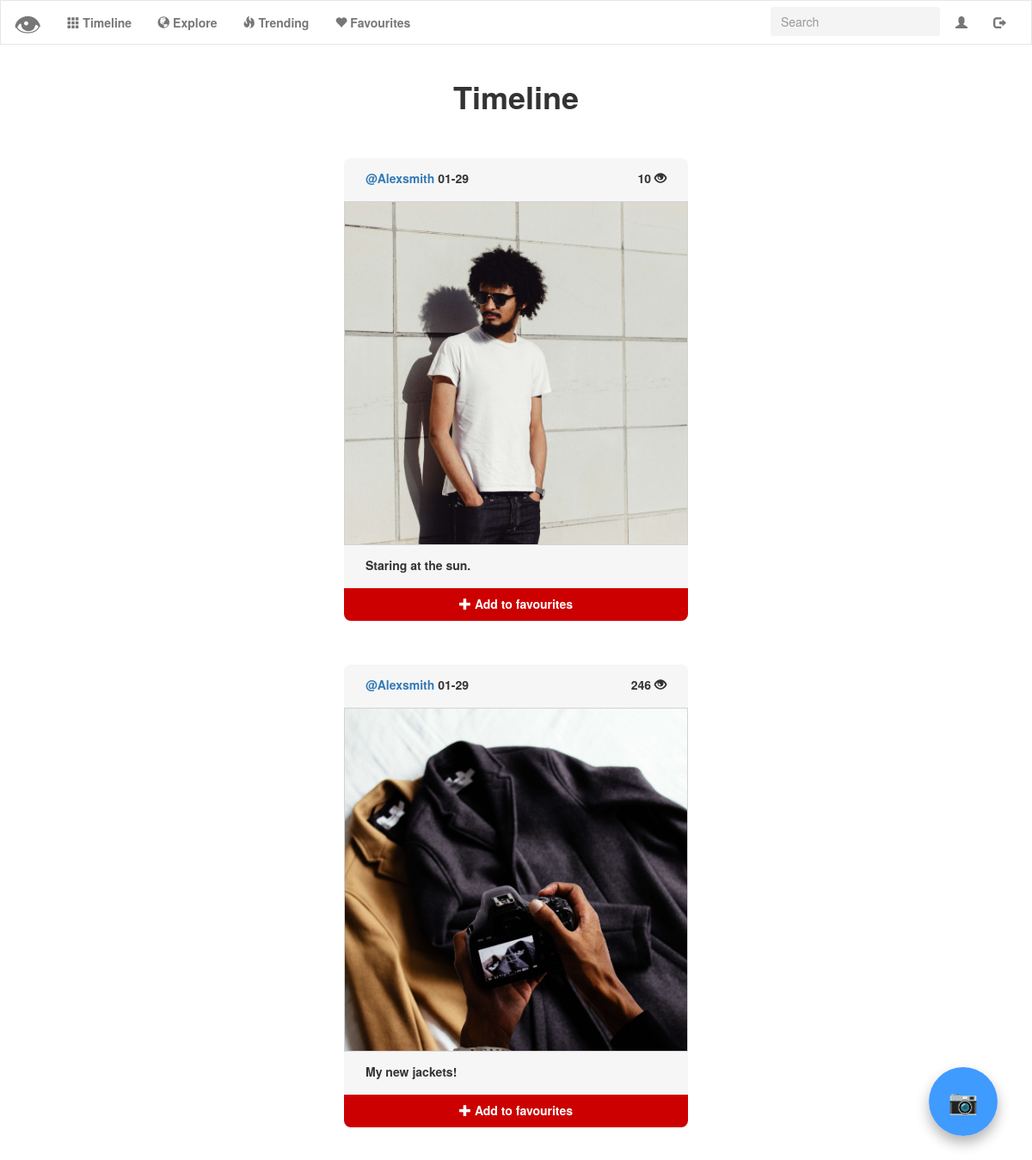
The app's page /timeline (signed in), older data.
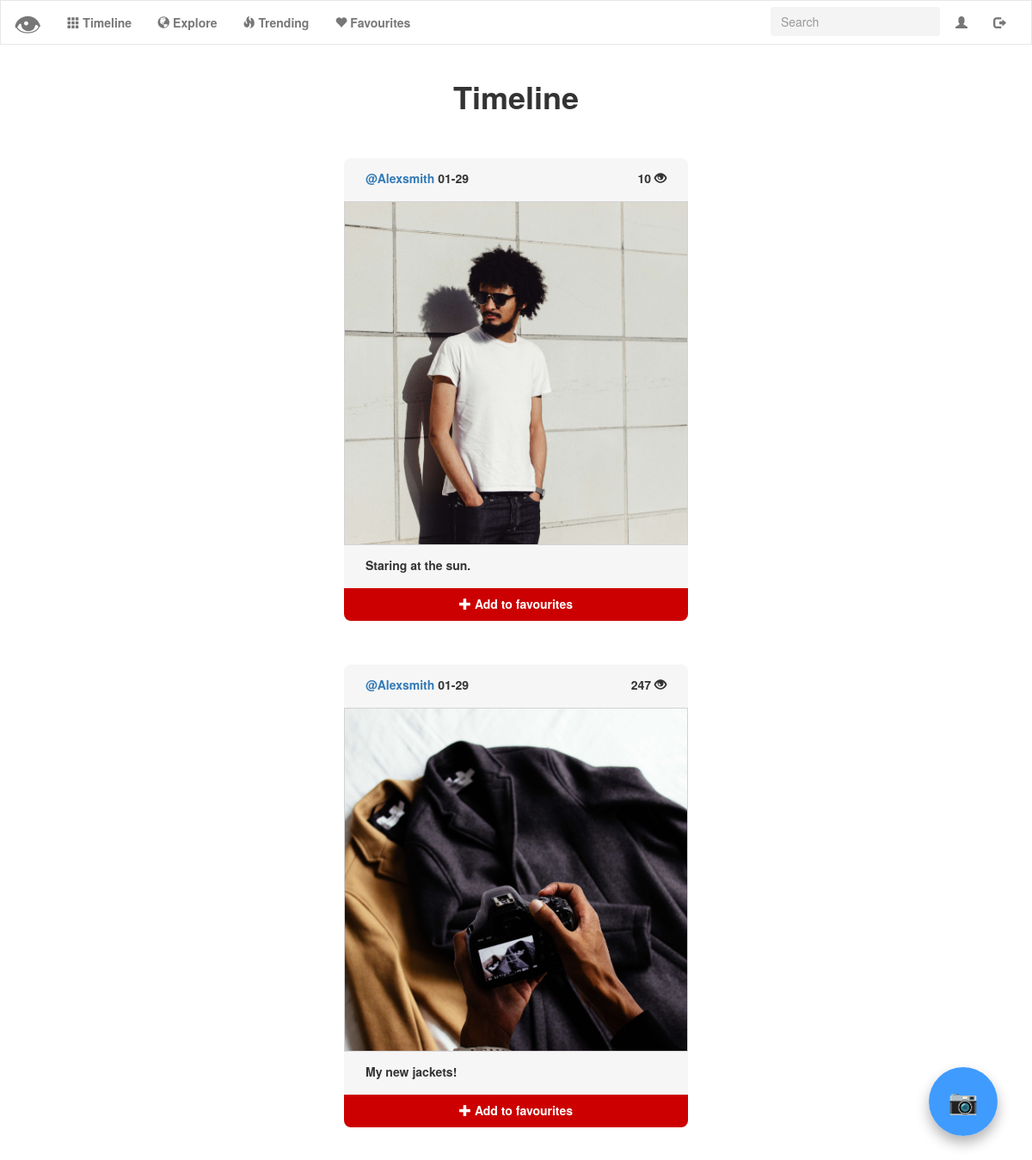
The same page, newer data.
### tables this page shows
CREATE TABLE 'uploads' ('id' integer PRIMARY KEY AUTOINCREMENT NOT NULL, 'user_id' integer NOT NULL, 'upload' text NOT NULL, 'description' text NOT NULL, 'timestamp' double precision NOT NULL DEFAULT CURRENT_TIMESTAMP, 'username'  text NOT NULL  , 'score' INTEGER NOT NULL DEFAULT 0);

### application.py (the view)
@app.route("/timeline")
@login_required
def timeline():
    photos_empty = False
    show = True
    uploads = []
    followings_id = get_following(session["user_id"])
    for p in followings_id:
        user_uploads = get_all_uploads(p["user_id"])
        for u in user_uploads:
            uploads.append(u)
    if not uploads:
        photos_empty = True
    uploads.sort(key=lambda d: d['timestamp'])
    if len(uploads) <= counter_timeline:
        show = False
    uploads = uploads[:counter_timeline]
    return render_template("timeline.html", uploads=uploads, user_id=session["user_id"], photos_empty=photos_empty, show=show)

### helpers.py (called while the page is built)
def login_required(f):
    @wraps(f)
    def decorated_function(*args, **kwargs):
        if session.get("user_id") is None:
            return redirect("/login")
        return f(*args, **kwargs)
    return decorated_function

def change_timestamp(post_list):
    for post in post_list:
        date = post["timestamp"]
        date = date[5:11]
        post["timestamp"] = date
    return post_list

def get_following(follower_id):
    following = db.execute("SELECT user_id FROM followers WHERE follower_id = :follower_id", follower_id=follower_id)
    return following

def get_all_uploads(user_id):
    user_photos = db.execute("SELECT * FROM uploads WHERE user_id = :user_id", user_id=user_id)
    user_photos = change_timestamp(user_photos)
    user_photos.sort(key=lambda d: d['timestamp'], reverse=True)
    return user_photos

### templates/timeline.html (shortened to what this page needs)
{% extends "layout.html" %}
{% block main %}
<div class="container-title" id="timeline-title">
	<h1>
		<b>Timeline</b>
	</h1>
</div>
{% for post in uploads %}
<div class="button-images">
	<button name="modal" class="photo_modal" data-toggle="modal" data-target="#photomodal{{ post.id }}">
		<label for="modal" class="modal-label">
			<div class="timeline-container">
				<div class="timeline-description">
					<a href="{{ url_for('profile', username=post.username) }}">
						<label id="username">{{ post.username }} </label>
					</a>
					<label id="timestamp">{{ post.timestamp }} </label>
					<label id="score">{{ post.score }}
						<span class="glyphicon glyphicon-eye-open"></span>
					</label>
				</div>
				<img src="/upload/{{ post.upload }}" class="img-responsive">
				<div class="timeline-bottom">
					<label id="discription">{{ post.description }} </label>
					<button id="favourite" onclick="favouriteButtonClicked({{ user_id }}, {{ post.id }})" class="btn btn-red btn-fav">
						<span class="glyphicon glyphicon-plus"></span>
						<b> Add to favourites</b>
					</button>
				</div>
			</div>
		</label>
	</button>
</div>
{% endfor %}
{% endblock %}

Row changes from the older to the newer data that the page shows:
changed uploads "My new jackets!": score "246" → "247"
